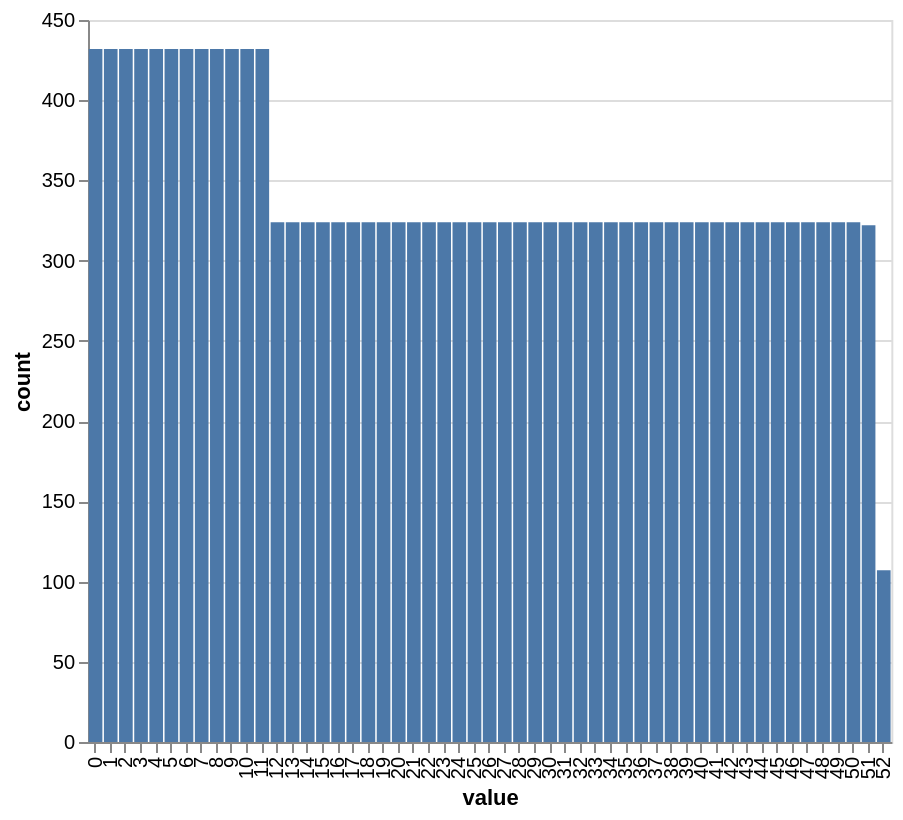

The specification (Vega-Lite) saved for this image:
### Vega-Lite specification from a JSON file in a GitHub repository (floating-point values rounded to 4 significant figures)
{"$schema": "https://vega.github.io/schema/vega-lite/v5.json", "autosize": "fit", "config": {"view": {"continuousHeight": 300, "continuousWidth": 500}}, "data": {"name": "data-2ffdaa44259664e83e495e75fd7e2a43"}, "datasets": {"data-2ffdaa44259664e83e495e75fd7e2a43": [{"count": 432, "value": 0}, {"count": 432, "value": 1}, {"count": 432, "value": 2}, {"count": 432, "value": 3}, {"count": 432, "value": 4}, {"count": 432, "value": 5}, {"count": 432, "value": 6}, {"count": 432, "value": 7}, {"count": 432, "value": 8}, {"count": 432, "value": 9}, {"count": 432, "value": 10}, {"count": 432, "value": 11}, {"count": 324, "value": 12}, {"count": 324, "value": 13}, {"count": 324, "value": 14}, {"count": 324, "value": 15}, {"count": 324, "value": 16}, {"count": 324, "value": 17}, {"count": 324, "value": 18}, {"count": 324, "value": 19}, {"count": 324, "value": 20}, {"count": 324, "value": 21}, {"count": 324, "value": 22}, {"count": 324, "value": 23}, {"count": 324, "value": 24}, {"count": 324, "value": 25}, {"count": 324, "value": 26}, {"count": 324, "value": 27}, {"count": 324, "value": 28}, {"count": 324, "value": 29}, {"count": 324, "value": 30}, {"count": 324, "value": 31}, {"count": 324, "value": 32}, {"count": 324, "value": 33}, {"count": 324, "value": 34}, {"count": 324, "value": 35}, {"count": 324, "value": 36}, {"count": 324, "value": 37}, {"count": 324, "value": 38}, {"count": 324, "value": 39}, {"count": 324, "value": 40}, {"count": 324, "value": 41}, {"count": 324, "value": 42}, {"count": 324, "value": 43}, {"count": 324, "value": 44}, {"count": 324, "value": 45}, {"count": 324, "value": 46}, {"count": 324, "value": 47}, {"count": 324, "value": 48}, {"count": 324, "value": 49}, {"count": 324, "value": 50}, {"count": 322, "value": 51}, {"count": 107, "value": 52}]}, "encoding": {"tooltip": [{"field": "value", "type": "quantitative"}, {"field": "count", "type": "quantitative"}], "x": {"field": "value", "type": "ordinal"}, "y": {"field": "count", "type": "quantitative"}}, "height": 400, "mark": "bar", "width": 441.7}
